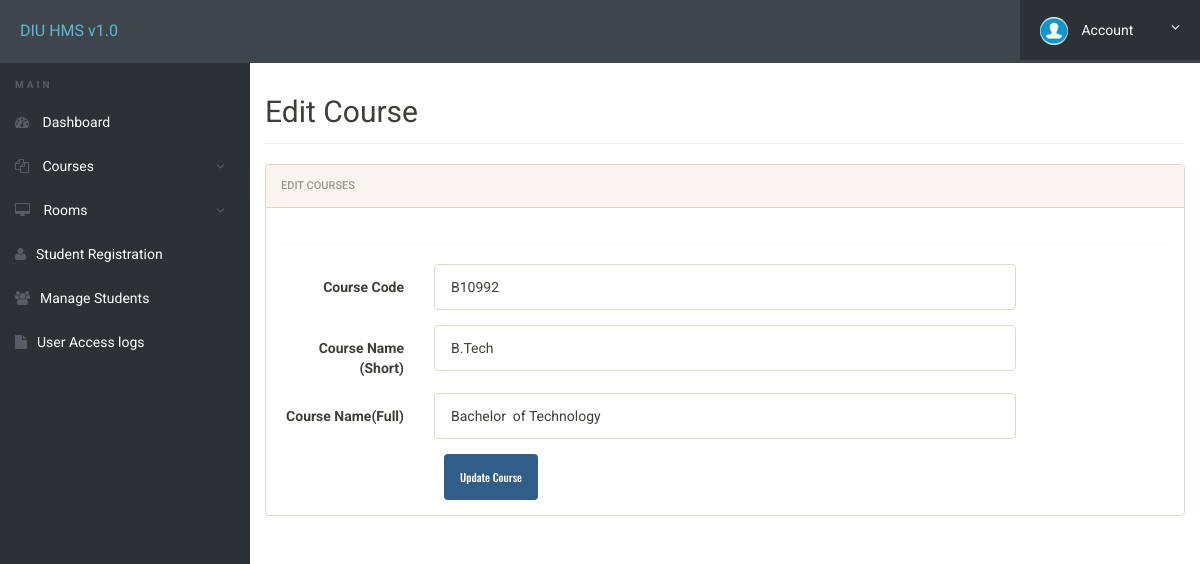
The page /admin/edit-course.php?id=1 (signed in) on the database as committed earlier.
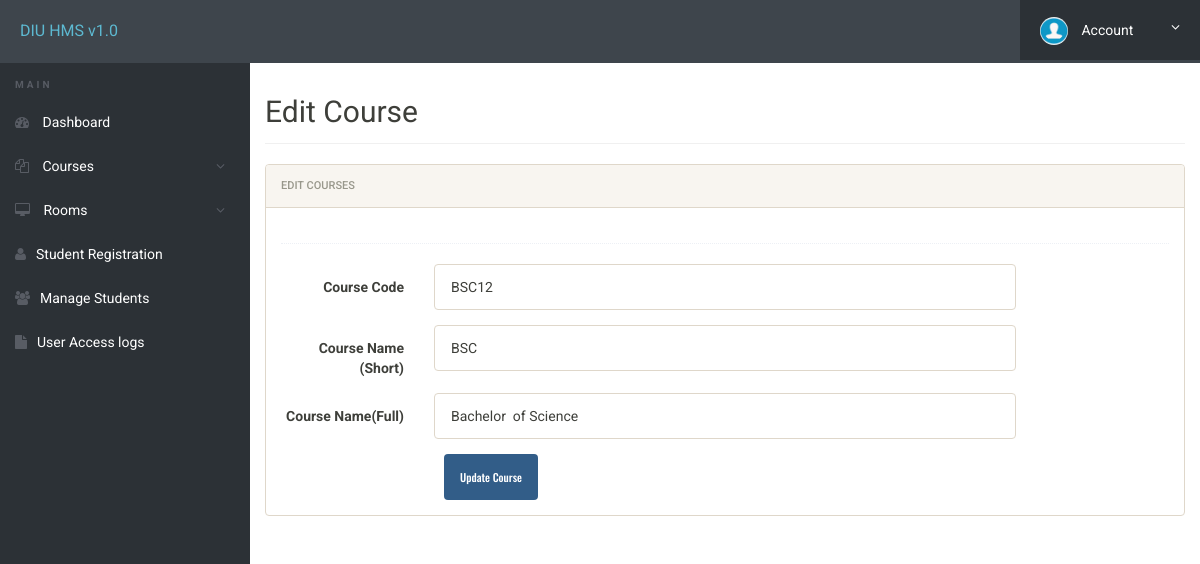
The same page on the database as committed later.
### tables this page shows
CREATE TABLE `courses` (
  `id` int(11) NOT NULL,
  `course_code` varchar(255) NOT NULL,
  `course_sn` varchar(255) NOT NULL,
  `course_fn` varchar(255) NOT NULL,
  `posting_date` timestamp NOT NULL DEFAULT current_timestamp()
);

### admin/edit-course.php (the view, shortened to what this page needs)
<?php
include('includes/config.php');
?>
<!doctype html>
<html lang="en" class="no-js">
<head>
	<link rel="stylesheet" href="css/font-awesome.min.css">
	<link rel="stylesheet" href="css/bootstrap.min.css">
	<link rel="stylesheet" href="css/dataTables.bootstrap.min.css">>
	<link rel="stylesheet" href="css/bootstrap-social.css">
	<link rel="stylesheet" href="css/bootstrap-select.css">
	<link rel="stylesheet" href="css/fileinput.min.css">
	<link rel="stylesheet" href="css/awesome-bootstrap-checkbox.css">
	<link rel="stylesheet" href="css/style.css">
</head>
<body>
	<?php include('includes/header.php');?>
	<div class="ts-main-content">
		<?php include('includes/sidebar.php');?>
		<div class="content-wrapper">
			<div class="container-fluid">
				<div class="row">
					<div class="col-md-12">
						<h2 class="page-title">Edit Course </h2>
						<div class="row">
							<div class="col-md-12">
								<div class="panel panel-default">
									<div class="panel-heading">Edit courses</div>
									<div class="panel-body">
										<form method="post" class="form-horizontal">
												<?php
												$id=$_GET['id'];
	$ret="select * from courses where id=?";
		$stmt= $mysqli->prepare($ret) ;
	 $stmt->bind_param('i',$id);
	 $stmt->execute() ;
	 $res=$stmt->get_result();
	   while($row=$res->fetch_object())
	  {
	  	?>
						<div class="hr-dashed"></div>
						<div class="form-group">
						<label class="col-sm-2 control-label">Course Code </label>
					<div class="col-sm-8">
					<input type="text"  name="cc" value="<?php echo $row->course_code;?>"  class="form-control"> </div>
					</div>
				 <div class="form-group">
				<label class="col-sm-2 control-label">Course Name (Short)</label>
		<div class="col-sm-8">
	<input type="text" class="form-control" name="cns" id="cns" value="<?php echo $row->course_sn;?>" required="required">
						 </div>
						</div>
<div class="form-group">
									<label class="col-sm-2 control-label">Course Name(Full)</label>
									<div class="col-sm-8">
									<input type="text" class="form-control" name="cnf" value="<?php echo $row->course_fn;?>" >
												</div>
											</div>
<?php } ?>
												<div class="col-sm-8 col-sm-offset-2">
													<input class="btn btn-primary" type="submit" name="submit" value="Update Course">
												</div>
											</div>
									</div>
								</div>
							</div>
							</div>
						</div>
					</div>
				</div>
			</div>
</body>
</html>

Rows that differ between the two databases and show on the page:
changed courses: cc "B10992" → "BSC12"; cns "B.Tech" → "BSC"; cnf "Bachelor of Technology" → "Bachelor of Science"
